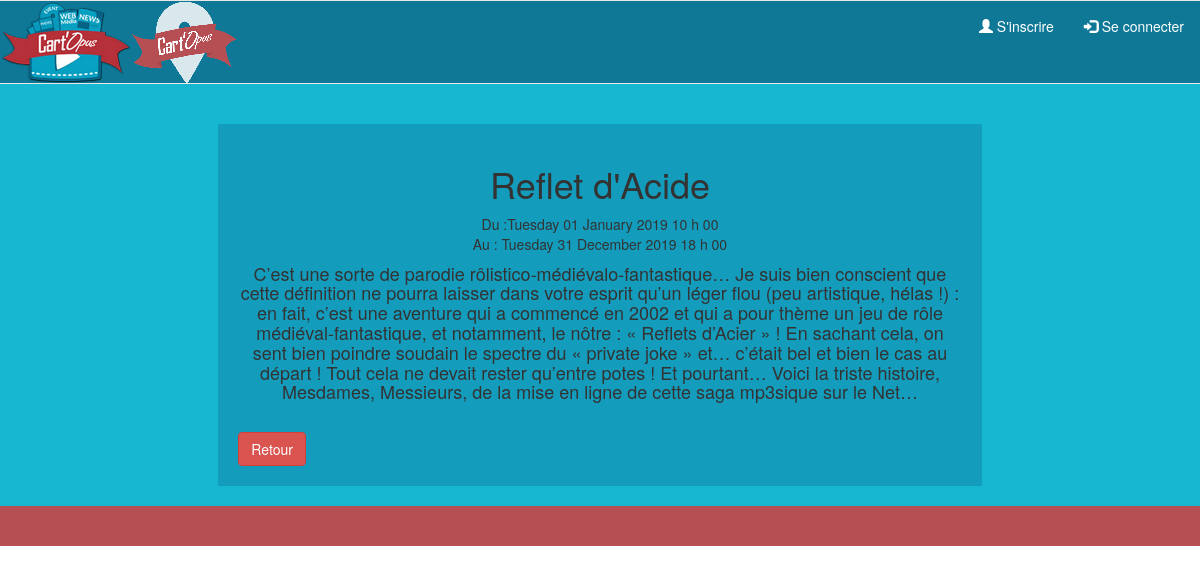
/index.php/Visiteur/AfficherAction/7, run on the app's committed database.
### tables this page shows
CREATE TABLE IF NOT EXISTS `avoirlieu` (
  `DATEDEBUT` datetime NOT NULL,
  `NOACTION` int(4) NOT NULL,
  `TitreAction` varchar(128) NOT NULL,
  `NOLIEU` int(4) NOT NULL,
  `DATEFIN` datetime DEFAULT NULL,
  `Description` varchar(10000) DEFAULT NULL,
  PRIMARY KEY (`DATEDEBUT`,`NOACTION`,`NOLIEU`),
  KEY `I_FK_AVOIRLIEU_ACTION` (`NOACTION`),
  KEY `I_FK_AVOIRLIEU_LIEU` (`NOLIEU`),
  KEY `TitreAction` (`TitreAction`)
);

### application/controllers/Visiteur.php (called while the page is built, shortened)
<?php
class Visiteur extends CI_Controller
{
  public function __construct()
  {
      $this->load->helper('url');
      $this->load->helper('assets');
      $this->load->library("pagination");
      $this->load->library('email');
      $this->load->library('table');
      $this->load->helper('form');
      $this->load->model('ModelSeConnecter');
      $this->load->model('ModelSInscrire');
      $this->load->model('ModelAction');
      $this->load->library('session');
      $this->load->model('ModelOrga');
      $this->load->model('ModelRecherche');
      $this->load->model('ModelActeur');
      $this->load->library("pagination");
  }
  public function AfficherAction($noAction)
  {
      $Where = array('a.noAction'=>$noAction);
      $Actions = $this->ModelAction->getAction($Where);
      $DateDebut=$Actions[0]['DATEDEBUT'];
      $Donnes = array('NOACTION'=>$noAction,'DATEACTION'=>$DateDebut,);
      $Fichiers = $this->ModelAction->getFichersPourAction($Donnes);
      if(empty($Fichiers))
      {
          $Données = array(
              'Actions'=>$Actions,
          );
      }
      else
      {
          $Données = array(
              'Actions'=>$Actions,
              'Fichiers'=>$Fichiers,
          );
      }
      $DonnéesTitre = array('TitreDeLaPage'=>$Actions[0]['NOMACTION']);
      $this->load->view('templates/Entete',$DonnéesTitre);
      $this->load->view('Visiteur/AfficherAction',$Données);
      $this->load->view('templates/PiedDePage');
  }
}
?>

### index.php (called while the page is built, shortened)
<?php
require_once BASEPATH.'core/CodeIgniter.php';

### application/models/ModelAction.php (called while the page is built, shortened)
<?php
    class ModelAction extends CI_Model
    {
        public function getAction($DonnéesDeTest)
        {
            $this->db->select('*');
            $this->db->from('Action a');
            $this->db->join('AvoirLieu al','al.noAction=a.noAction');
            $this->db->join('Lieu l','l.nolieu=al.nolieu');
            $this->db->where($DonnéesDeTest);
            $requete = $this->db->get();
            return $requete->result_array();
        }
        public function getFichersPourAction($DonnéesDeTest)
        {
            $this->db->select('FICHIER');
            $this->db->from('Stocker');
            $this->db->where($DonnéesDeTest);
            $requete = $this->db->get();
            return $requete->result_array();
        }
    }
?>

### application/views/Visiteur/AfficherAction.php (the view, shortened to what this page needs)
<ul class="nav navbar-nav navbar-right">
<?php
                            if($this->session->statut ==5)
                            {
                                echo '<li><a href="'.site_url('SuperAdmin/AjouterThematique').'" style="color:#FFFFFF"><span class="glyphicon glyphicon-plus"></span> Ajouter Thématique</a></li>';
                                echo '<li><a href="'.site_url('SuperAdmin/AffecterProfil/0').'" style="color:#FFFFFF"><span class="glyphicon glyphicon-user"></span> Affecter un profil à un Utilisateur</a></li>';
                                echo'<li><a href="'.site_url('SuperAdmin/AccueilSuperAdmin').'" style="color:#FFFFFF"><span class="glyphicon glyphicon-home"></span> Page Perso</a></li>';
                                echo '<li><a href="'.site_url('Visiteur/SeDeconnecter').'" style="color:#FFFFFF"><span class="glyphicon glyphicon-log-out"></span> Se Déconnecter</a></li>';
                            }
                            elseif($this->session->statut==4)
                            {
                                echo'<li><a href="'.site_url('#').'" style="color:#FFFFFF"><span class="glyphicon glyphicon-home"></span> Page Perso</a></li>';
                                echo'<li><a href="'.site_url('#').'" style="color:#FFFFFF"><span class="glyphicon glyphicon-log-out"></span> Se deconnecter</a></li>';
                            }
                            else
                            {
                                echo'<li><a href="'.site_url('Visiteur/SInscrire').'" style="color:#FFFFFF"><span class="glyphicon glyphicon-user"></span> S\'inscrire</a></li>';
                                echo'<li><a href="'.site_url('Visiteur/SeConnecter').'" style="color:#FFFFFF"><span class="glyphicon glyphicon-log-in"></span> Se connecter</a></li>';
                            }
                        ?>
                    </ul>
                </div>
            </div>
        </nav>
    </div>
</div>
<link rel="stylesheet" href="https://cdnjs.cloudflare.com/ajax/libs/jquery-confirm/3.3.2/jquery-confirm.min.css">
<div class="row" style="background-color:#15B7D1;padding:20px" id="action">
    <div class="col-lg-2">
    </div>
    <div class="col-xs-8">
        <div class = "text-center">
            <section>
                <div class = "section-inner" style="background-color:#139CBC;padding:20px">
                    <?php
                        $i = 0;
                        foreach($Actions as $uneAction)
                        {
                            $Description = str_replace("\n",'<BR>', $uneAction['Description']);
                            if ($i == 0)
                            {
                                echo '<H1>'.$uneAction['TitreAction'].'</H1>';
                                $DateDebut = date_create($uneAction['DATEDEBUT']);
                                $DD = date_timestamp_get($DateDebut);
                                if($uneAction['DATEFIN'] != null)
                                {
                                    $DateFin = date_create($uneAction['DATEFIN']);
                                    $DF = date_timestamp_get($DateFin);
                                    if(($DF-$DD)/60/60/24 >= 1)
                                    {
                                        echo "Du :".strftime("%A %d %B %Y %H h %M",$DD).'<BR> Au : '.strftime("%A %d %B %Y %H h %M",$DF).'<BR>';
                                        echo '<H4>'.$Description.'</H4><BR>';
                                    }
                                    else
                                    {
                                        echo "De : ".strftime("%H h %M",$DD).' à '.strftime("%H h %M le %A %d %B %Y",$DF);
                                        echo '<H4>'.$Description.'</H4><BR>';
                                    }
                                }
                                else
                                {
                                    echo 'A partir du : '.strftime("%A %d %B %Y %H h %M",$DD).'<BR>';
                                    echo '<H4>'.$Description.'</H4><BR>';
                                }
                            }
                            $i +=1;
                        }
                        echo '<div class="text-left">';
                        echo'<a  href="'.site_url('Visiteur/loadAccueil').'" style="color:#000000"><button type="button" class="btn btn-danger">Retour</button> </a>';
                        echo '</div>';
                    ?>
                </div>
            </section>
        </div>
    </div>
</div>

### data on the page
avoirlieu: TitreAction "Reflet d'Acide", DATEDEBUT "Tuesday 01 January 2019 10 h 00", DATEFIN "Tuesday 31 December 2019 18 h 00", Description "C’est une sorte de parodie rôlistico-médiévalo-fantastique… Je suis bien conscient que cette définition ne pourra laisser dans votre esprit qu’un léger flou (peu artistique, hélas !) : en fait, c’est une aventure qui a commencé en 2002 et qui a pour thème un jeu de rôle médiéval-fantastique, et notamment, le nôtre : « Reflets d’Acier » ! En sachant cela, on sent bien poindre soudain le spectre du « private joke » et… c’était bel et bien le cas au départ ! Tout cela ne devait rester qu’entre potes ! Et pourtant… Voici la triste histoire, Mesdames, Messieurs, de la mise en ligne de cette saga mp3sique sur le Net…"
